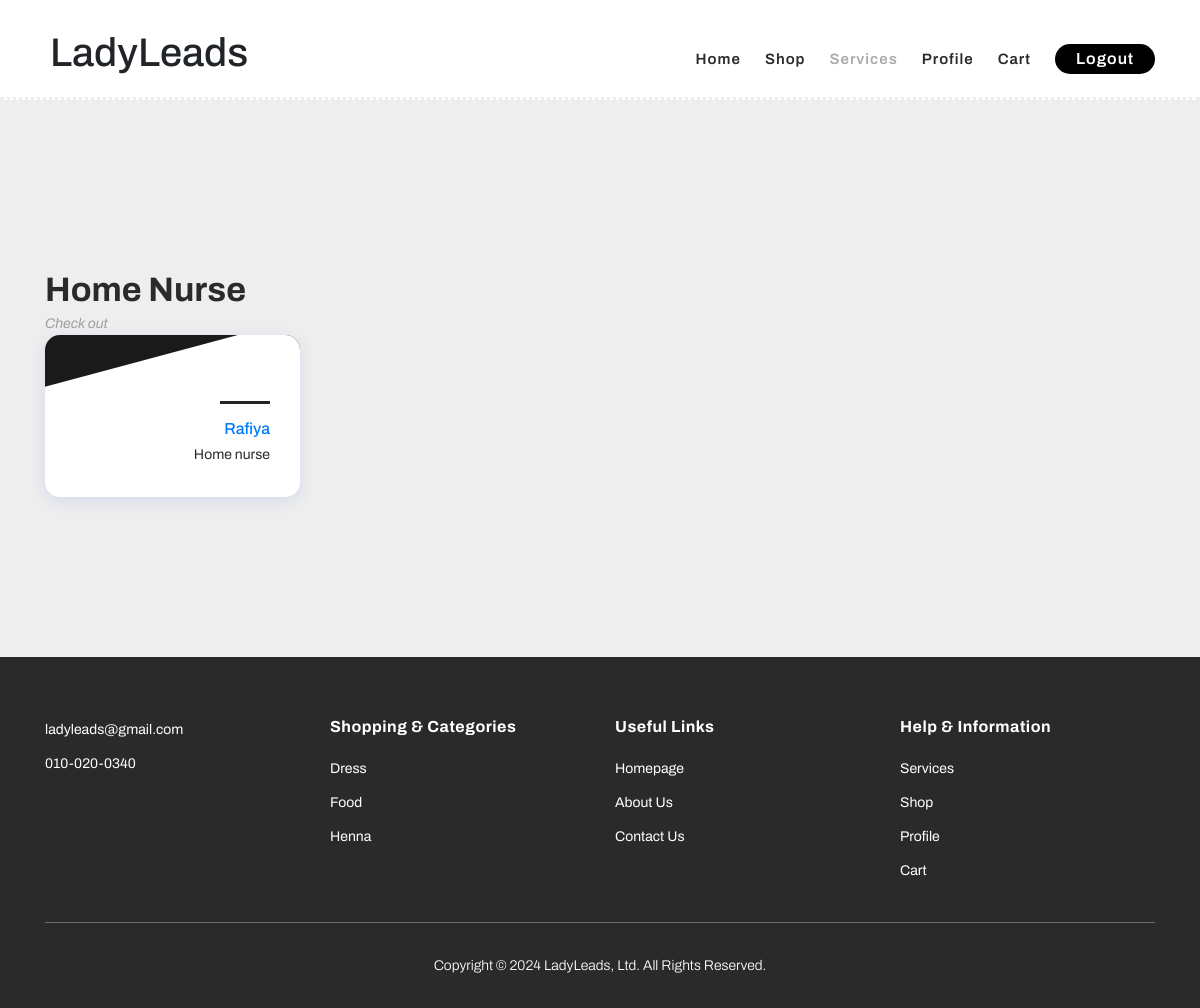
The app's page /homenurse, older data.
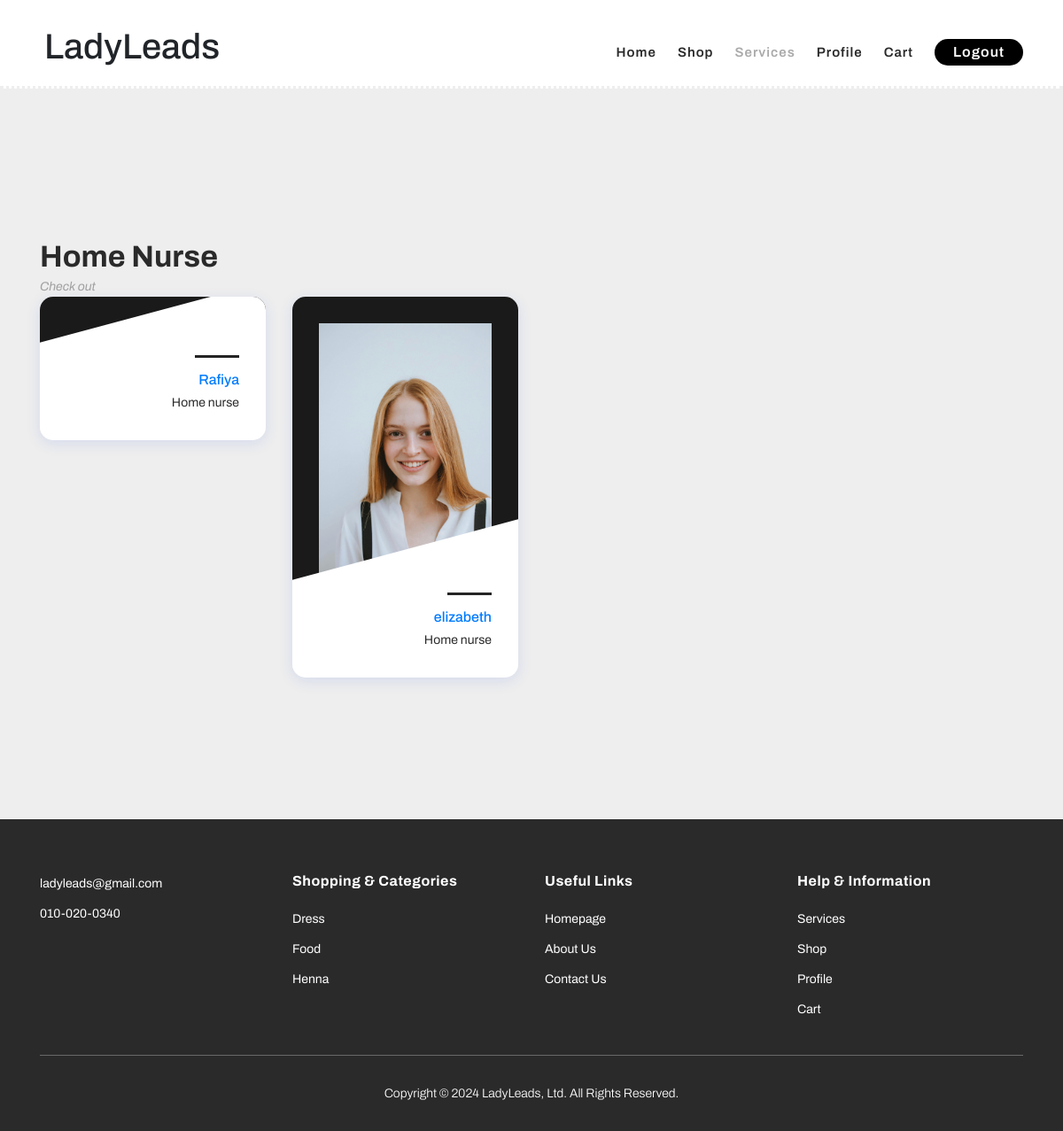
The same page, newer data.
### login/models.py (models this page shows)
class EditProfile(models.Model):
    user = models.OneToOneField(User, null=True, on_delete=models.CASCADE)
    job = models.CharField(max_length=15, null=True)
    location = models.CharField(max_length=10, null=True)
    Yearofexp = models.IntegerField(null=True)
    profile_pic = models.ImageField(upload_to='profile_photos/', null=True, blank=True)
    class Meta:
        verbose_name = 'Edit Profile'
        verbose_name_plural = 'Edit Profiles'

### login/views.py (the view)
# urls.py: path('homenurse', views.homenurse , name="homenurse"),
def homenurse(request):
    profiles = EditProfile.objects.all()
    context = {
        'profiles': profiles,
    }
    return render(request, 'homenurse.html' , context)

### login/templates/homenurse.html (shortened to what the changed rows need)
<!DOCTYPE html>
<html lang="en">
<head>
    {% load static %}
    <link rel="stylesheet" type="text/css" href="{% static 'bootstrap.min.css' %}">
    <link rel="stylesheet" type="text/css" href="{% static 'font-awesome.css' %}">
    <link rel="stylesheet" href="{% static 'templatemo-hexashop.css' %}">
    <link rel="stylesheet" href="{% static 'owl-carousel.css' %}">
    <link rel="stylesheet" href="{% static 'lightbox.css' %}">
</head>
<body>
    <header class="header-area header-sticky" style="background-color: #ffffff;">
        <div class="container">
            <div class="row">
                <div class="col-12">
                    <nav class="main-nav">
                        <H1 class="heading">
                            LadyLeads
                        </H1>
                    </nav>
                </div>
            </div>
        </div>
    </header>
    <section class="section" id="home-nurse">
        <div class="container">
            <div class="section-heading">
                <h2>Home Nurse</h2>
            </div>
            <div class="row">
                {% for profile in profiles %}
                {% if profile.job == "Home nurse" %}
                <div class="col-12 col-sm-6 col-lg-3">
                    <a href="appnurse.html">
                        <div class="single_advisor_profile wow fadeInUp" data-wow-delay="0.4s"
                            style="visibility: visible; animation-delay: 0.4s; animation-name: fadeInUp;">
                            <div class="advisor_thumb"><img src="/media/{{ profile.profile_pic }}" alt="">
                            </div>
                            <div class="single_advisor_details_info">
                                <h6>{{ profile.user }}</h6>
                                <p class="designation">{{ profile.job }}</p>
                            </div>
                        </div>
                    </a>
                </div>
                {% endif %}
                {% endfor %}
    </section>
</body>
</html>

Row changes from the older to the newer data that the page shows:
added EditProfile: profile_pic (picture), user "elizabeth", job "Home nurse"
